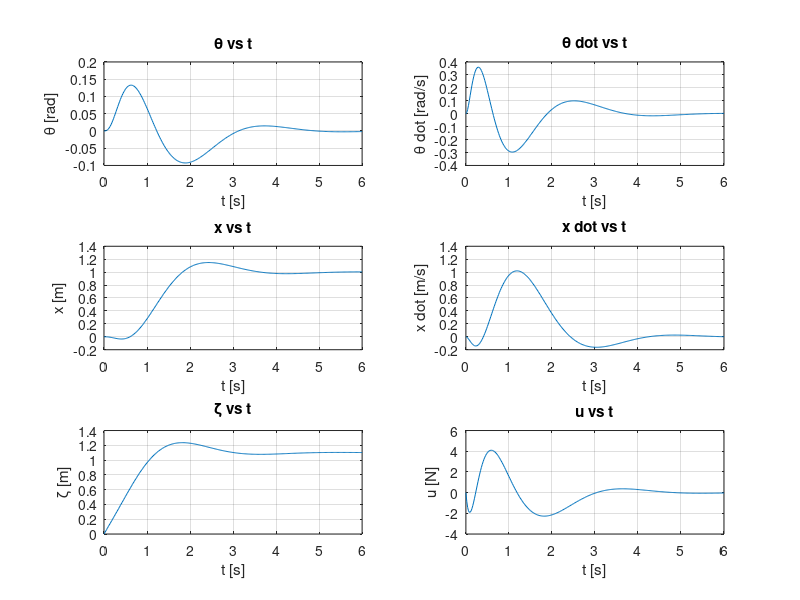

Here is the MATLAB script that generated this plot:
# inverted-pendulum.m
#
# Control system simulation for inverted pendulum. Based on Example 12-5 from
# Modern Control Engineering, Fourth Edition by K. Ogata.

pkg load control

clear all
close all

# Inverted pendulum parameters
g = 9.81;   # Gravity constant [m/s]
M = 2;      # Cart mass [kg]
m = 0.1;    # Pendulum mass [kg]
l = 0.5;    # Pendulum length to center of mass [m]

# Desired closed loop poles
J = [-1+j*sqrt(3) -1-j*sqrt(3) -5 -5 -5];

# State space representation of system
A = [             0 1 0 0;
      (M+m)/(M*l)*g 0 0 0;
                  0 0 0 1;
             -m/M*g 0 0 0];

B = [0 -1/(M*l) 0 1/M]';

C = [0 0 1 0];

D = [0];

Ahat = [ A zeros(4,1);
        -C          0];

Bhat = [B; 0];

# Determine the state feedback gain matrix
Khat = place(Ahat, Bhat, J)
K = Khat(1:4);
kI = -Khat(5);

# Calculate the step response
ts = 0.02;
t = 0:ts:6;

AA = [(A - B*K) B*kI;
             -C    0];

BB = [0 0 0 0 1]';

CC = [C 0];

DD = [0];

sys = ss(AA, BB, CC, DD);
[y, t, x] = step(sys, t);

u = (-Khat * x')';

# Plot the step response
subplot(3,2,1)
plot(t, x(:,1))
grid
title('\theta vs t')
xlabel('t [s]')
ylabel('\theta [rad]')

subplot(3,2,2)
plot(t, x(:,2))
grid
title('\theta dot vs t')
xlabel('t [s]')
ylabel('\theta dot [rad/s]')

subplot(3,2,3)
plot(t, x(:,3))
grid
title('x vs t')
xlabel('t [s]')
ylabel('x [m]')

subplot(3,2,4)
plot(t, x(:,4))
grid
title('x dot vs t')
xlabel('t [s]')
ylabel('x dot [m/s]')

subplot(3,2,5)
plot(t, x(:,5))
grid
title('\zeta vs t')
xlabel('t [s]')
ylabel('\zeta [m]')

subplot(3,2,6)
plot(t, u)
grid
title('u vs t')
xlabel('t [s]')
ylabel('u [N]')
